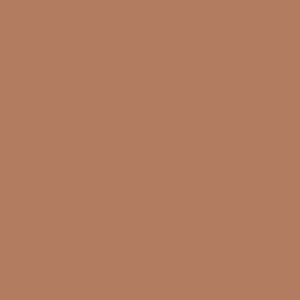
Frame 1 (no input)
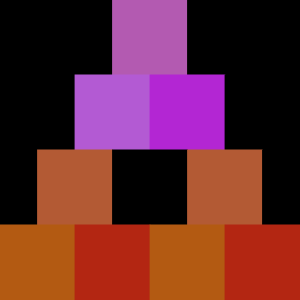
Frame 60 (no input)
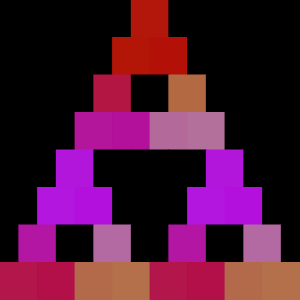
Frame 120 (the mouse pressed at the canvas centre since frame 60)

The p5.js sketch that drew these frames (run headless with seeded random() and noise() and a simulated clock; from frame 60 on, the mouse is pressed at the canvas centre):

// p5.js sketch
// ── sketch.js
let MAX = 4

function nCr(n, r) {
  if(n-r < 0)
    return 0

  if(r > n-r) r = n-r; // the symmetry of pascals allows us to bypass large loops
  
  let ans = 1

  for(let i = 1; i <= r; i++) {
    ans *= n - r + i;
    ans /= i;
  }

  return ans
}

let triangle = [[]]
function makeTriangle() {
  let i, j

  // initialize the first row
  triangle = [[1]] // C(0, 0) = 1

  for(i = 1; i < MAX; i++) {
    triangle[i] = []
    triangle[i].push(1) // C(i, 0) = 1

    for(j = 1; j <= i; j++) {
      if(j > i-j) {
        triangle[i][j] = triangle[i][i-j]
        continue
      }
      triangle[i][j] = triangle[i-1][j-1] + triangle[i-1][j]
    }
  }
}
function nCr2(n, r) {
  return triangle[n][r]
}

function lerp(a, b, t) {
  return b*t + a*(1-t)
}

class Grid {
  constructor(w, h) {
    this.wdt = w
    this.hgt = h
  }
}

let img, grid, canv;
function setup() {
  let r = 9.0 / 9.0
  let w = 300
  let h = w / r
  canv = createCanvas(w, h)

  makeTriangle()

  rectMode(RADIUS)
  noStroke()

  colorMode(RGB, 1)

  frameRate(32)
}

let n = 0
let start = Date.now()
function draw(timestamp) {
  let cur = Date.now()
  let time = (cur - start)*0.005
  
  background(0)
  
  grid = new Grid(n+1, n+1)
  let size = canv.width/(grid.wdt)
  
  let r = 0
  for (let i = 0; i < grid.hgt; i++) {
    for (let j = 0; j < grid.wdt; j++) {
      let pasc = nCr2(i, j)

      let x0 = j * size
      let y0 = i * size

      let s0 = 0.5 + sin(TAU*y0/canv.height + time)*0.5
      let s1 = 0.5 + sin(TAU*x0/canv.height + time)*0.5
      
      let hs = size * 0.5
      y0 += hs
      
      noStroke()
      fill(pasc & 1 ? color(0.7,2*s1*(1-s1),(1-s0)*0.9) : color(0))
      
      x0 += lerp(canv.width/2.0, 0, i/grid.hgt)
      
      square(x0, y0, hs + 0.4)
    }
  }

  if(n+1 < MAX)
    n++
}

function setMax(max) {
  MAX = max

  makeTriangle();
  n = 0
}

let m0 = 2
function mousePressed() {
  m0++;
  setMax(2**m0);
  m0 %= 6
}
// ── style.css
* {
  box-sizing: border-box;
  margin: 0;
  padding: 0;
}

body {
  width: 100%;
  height: 100%;

  text-align: center;
  background-color: rgb(149, 180, 207);
}

main {
  width: fit-content;
  margin: 25px auto;
}

h1 {
  margin-top: 20px;
}

canvas {
  display: inline;
}
